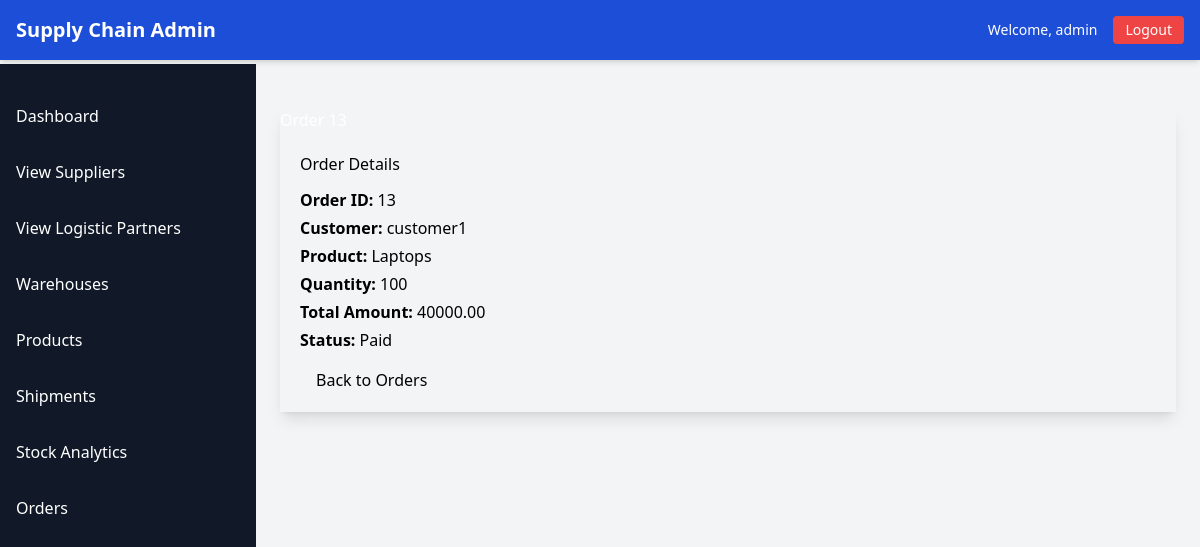
The page /orders/13/ (signed in) on the database its author committed.
### abcd/models.py (models this page shows, shortened)
class NewUser(AbstractUser):
    USER_TYPE_CHOICES = [
        ('supplier', 'Supplier'),
        ('logistic_partner', 'Logistic Partner'),
        ('customer', 'Customer'),
    ]
    full_name = models.CharField(max_length=100)
    email = models.EmailField(unique=True)
    contact_no = models.CharField(max_length=15, unique=True)
    user_type = models.CharField(max_length=20, choices=USER_TYPE_CHOICES)

class Order(models.Model):
    ORDER_STATUS_CHOICES = [
        ('pending', 'Pending'),
        ('processing', 'Processing'),
        ('shipped', 'Shipped'),
        ('delivered', 'Delivered'),
    ]
    order_id = models.AutoField(primary_key=True)
    customer = models.ForeignKey(NewUser, on_delete=models.CASCADE, limit_choices_to={'user_type': 'customer'}, related_name='orders')
    product = models.ForeignKey(Product, on_delete=models.CASCADE)
    quantity = models.PositiveIntegerField()
    total_amount = models.DecimalField(max_digits=10, decimal_places=2)
    order_date = models.DateTimeField(default=timezone.now)
    order_status = models.CharField(max_length=20, choices=ORDER_STATUS_CHOICES, default='pending')

class Product(models.Model):
    name = models.CharField(max_length=100)
    sku = models.CharField(max_length=50, unique=True)
    quantity = models.PositiveIntegerField()
    restock_threshold = models.PositiveIntegerField()
    warehouse = models.ForeignKey(Warehouse, on_delete=models.CASCADE)
    supplier = models.ForeignKey(NewUser, on_delete=models.SET_NULL, null=True, limit_choices_to={'user_type': 'supplier'})

### abcd/views.py (the view)
# urls.py: path('orders/<str:order_id>/', views.order_detail_admin, name='order_detail_admin'),
@login_required
@user_passes_test(is_admin)
def order_detail_admin(request, order_id):
    try:
        order = Order.objects.get(order_id=order_id)
    except Order.DoesNotExist:
        messages.error(request, f"No order with ID {order_id} found.")
        return redirect('admin_order_list')
    return render(request, 'admin1/order_detail.html', {'order': order})

### abcd/views.py (called while the page is built)
def is_admin(user):
    return user.is_superuser

### abcd/templates/admin1/order_detail.html (shortened to what this page needs)
{% extends 'admin1/base.html' %}
{% block content %}
<section class="container mt-5 mb-5">
    <div class="card shadow-lg border-0 rounded-3">
        <div class="card-header bg-primary text-white rounded-top-3">
            <h2 class="card-title mb-0 fw-bold fs-4">Order {{ order.order_id }}</h2>
        </div>
        <div class="card-body p-5">
            <div class="card mb-4">
                <div class="card-body">
                    <h3 class="card-title h5 mb-3">Order Details</h3>
                    <p class="mb-1"><strong>Order ID:</strong> {{ order.order_id }}</p>
                    <p class="mb-1"><strong>Customer:</strong> {{ order.customer.full_name|default:order.customer.username }}</p>
                    <p class="mb-1"><strong>Product:</strong> {{ order.product.name }}</p>
                    <p class="mb-1"><strong>Quantity:</strong> {{ order.quantity }}</p>
                    <p class="mb-1"><strong>Total Amount:</strong> {{ order.total_amount }}</p>
                    <p class="mb-1"><strong>Status:</strong> {{ order.order_status|title }}</p>
                </div>
            </div>
            <div class="d-flex justify-content-end">
                <a href="{% url 'admin_order_list' %}" class="btn btn-outline-secondary rounded-pill px-4">Back to Orders</a>
            </div>
        </div>
    </div>
</section>
{% endblock %}

### abcd/templates/admin1/base.html (shortened to what this page needs)
<!DOCTYPE html>
<html lang="en">
<head>
    <script src="https://cdn.tailwindcss.com"></script>
</head>
<body class="bg-gray-100 font-sans min-h-screen">
    <nav class="bg-blue-700 text-white p-4 flex justify-between items-center fixed w-full top-0 z-20 shadow-md">
        <div class="flex items-center">
            <h1 class="text-xl font-bold">Supply Chain Admin</h1>
        </div>
        <div class="flex items-center space-x-4">
            <span class="text-sm hidden md:block">Welcome, {{ user.full_name|default:user.username }}</span>
            <a href="{% url 'logout_view' %}" class="bg-red-500 hover:bg-red-600 px-3 py-1 rounded text-sm">Logout</a>
        </div>
    </nav>
    <div id="sidebar" class="bg-gray-900 text-white w-64 h-screen fixed top-0 mt-16 transition-all duration-300 md:block hidden">
        <ul class="mt-6">
            <li class="p-4 hover:bg-gray-700"><a href="{% url 'admin_dashboard' %}" class="block">Dashboard</a></li>
            <li class="p-4 hover:bg-gray-700"><a href="{% url 'view_suppliers' %}" class="block">View Suppliers</a></li>
<li class="p-4 hover:bg-gray-700"><a href="{% url 'view_logistic_partners' %}" class="block">View Logistic Partners</a></li>
            <li class="p-4 hover:bg-gray-700"><a href="{% url 'warehouse_list' %}" class="block">Warehouses</a></li>
            <li class="p-4 hover:bg-gray-700"><a href="{% url 'product_list' %}" class="block">Products</a></li>
            <li class="p-4 hover:bg-gray-700"><a href="{% url 'shipment_list' %}" class="block">Shipments</a></li>
            <li class="p-4 hover:bg-gray-700"><a href="{% url 'stock_chart' %}" class="block">Stock Analytics</a></li>
            <li class="p-4 hover:bg-gray-700"><a  href="{% url 'admin_order_list' %}">Orders</a></li>
        </ul>
    </div>
    <div id="main-content" class="ml-0 md:ml-64 mt-16 p-6 transition-all duration-300 max-w-7xl mx-auto">
        {% block content %}
        {% endblock %}
    </div>
</body>
</html>

### rows shown on the page
NewUser: full_name "admin"
Order: order_id "13", customer.full_name "customer1", product.name "Laptops", quantity "100", total_amount "40000.00", order_status "Paid"
